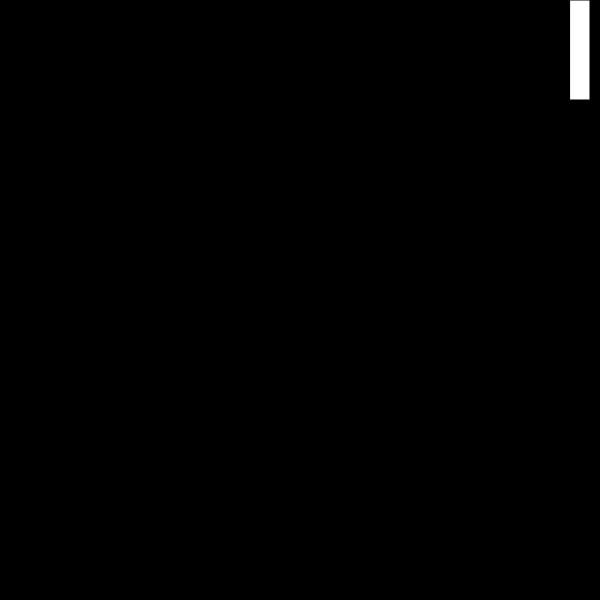
Frame 1 (no input)
Frame 60 (no input): identical to frame 1, image omitted
Frame 120 (the mouse pressed at the canvas centre since frame 60): identical to frame 1, image omitted

The p5.js sketch that drew this single still picture (run headless with seeded random() and noise() and a simulated clock; from frame 60 on, the mouse is pressed at the canvas centre):

// p5.js sketch
// ── sketch.js
var bastaoY = 0;

function setup() {
  createCanvas(600, 600);
}

function draw() {
  background(0);
  //bastaoY = mouseY;
  rect(570, bastaoY, 20, 100);

  /*
  if (keyIsPressed) {
    if (keyCode == DOWN_ARROW && bastaoY < 500) bastaoY += 7;
    else if (keyCode == UP_ARROW && bastaoY > 0) bastaoY -= 7;
  }
  */
  
  console.log(bastaoY);
}

function keyPressed() {
  if (keyCode == DOWN_ARROW && bastaoY < 500) bastaoY += 7;
  else if (keyCode == UP_ARROW && bastaoY > 0) bastaoY -= 7;
}
